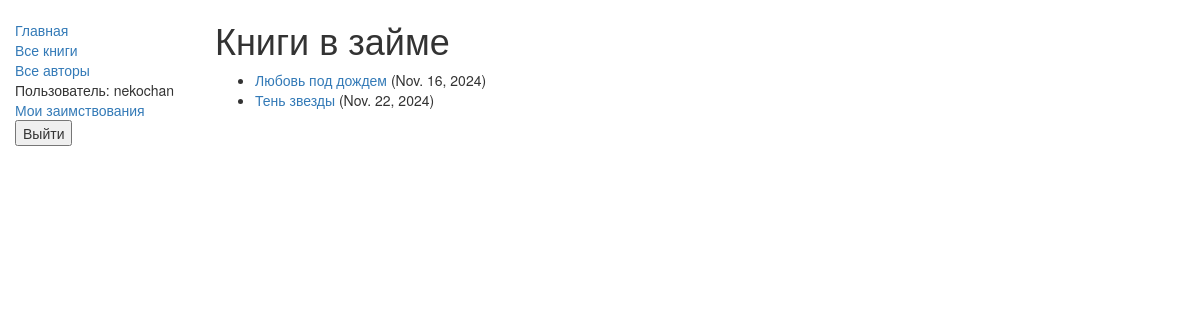
Page /catalog/mybooks/ (signed in) on the earlier database version.
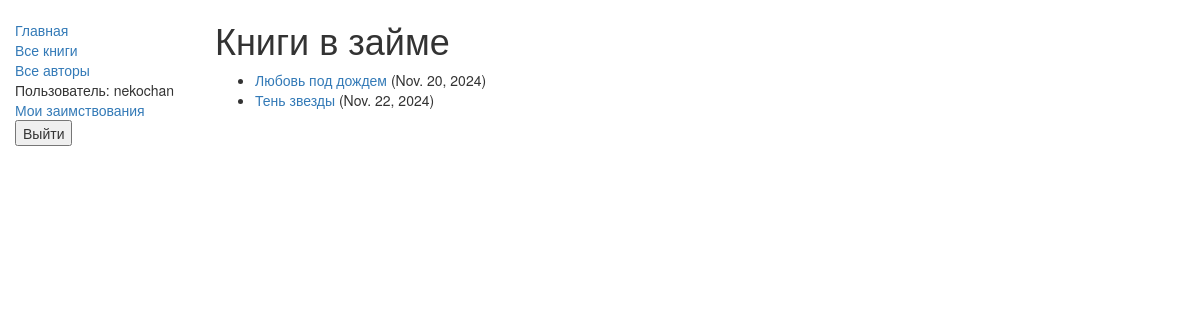
Same page on the later database version.
### catalog/models.py (models this page shows, shortened)
class BookInstance(models.Model):
    id = models.UUIDField(primary_key=True,
                          default=uuid.uuid4,
                          help_text='Unique ID for this particular book across whole library')
    book = models.ForeignKey('Book', on_delete=models.SET_NULL, null=True)
    imprint = models.CharField(max_length=200)
    due_back = models.DateField(null=True, blank=True)
    borrower = models.ForeignKey(User, on_delete=SET_NULL, null=True, blank=True)
    @property
    def is_overdue(self):
        if self.due_back and date.today() > self.due_back:
            return True
        return False
    LOAN_STATUS = (
        ('m', 'На обслуживании'),
        ('o', 'В займе'),
        ('a', 'Доступно'),
        ('r', 'Зарезервировано'),
    )
    status = models.CharField(max_length=1,
                              choices=LOAN_STATUS,
                              blank=True,
                              default='m',
                              help_text='Book availability')
    class Meta:
        ordering = ["due_back"]
        permissions = (("can_mark_returned", "Пометить книгу как возвращенную"),)

class Book(models.Model):
    title = models.CharField(max_length=200)
    author = models.ForeignKey('Author', on_delete=models.SET_NULL, null=True)
    summary = models.TextField(max_length=1000, help_text='Enter a brief description of the book')
    isbn = models.CharField('ISBN',
                            max_length=13,
                            help_text='13 Character <a href="https://www.isbn-international.org/content/what-isbn">ISBN number</a>')
    genre = models.ManyToManyField(Genre, help_text='Select a genre for this book')
    language = models.ForeignKey('Language', on_delete=models.SET_NULL, null=True)
    def display_genre(self):
        return ', '.join([ genre.name for genre in self.genre.all()[:3] ])
    display_genre.short_description = 'Genre'

### catalog/views.py (the view)
# urls.py: path('mybooks/', views.LoanedBooksByUserListView.as_view(), name='my-borrowed'),
class LoanedBooksByUserListView(LoginRequiredMixin, generic.ListView):
    model = BookInstance
    template_name = 'catalog/bookinstance_list_borrowed_user.html'
    paginate_by = 10
    def get_queryset(self):
        return BookInstance.objects.filter(borrower=self.request.user).filter(status__exact='o').order_by('due_back')

### catalog/templates/catalog/bookinstance_list_borrowed_user.html
{% extends "base_generic.html" %}
{% block content %}
    <h1>Книги в займе</h1>
    {% if bookinstance_list %}
    <ul>
        {% for bookinst in bookinstance_list %}
        <li class="{% if bookinst.is_overdue %}text-danger{% endif %}">
            <a href="{% url 'book-detail' bookinst.book.pk %}">
                {{ bookinst.book.title }}</a> ({{ bookinst.due_back }})
        </li>
        {% endfor %}
    </ul>
    {% else %}
        <p>Книг, взятых в займ, нет.</p>
    {% endif %}
{% endblock %}

Differences in the rows shown:
changed BookInstance "Любовь под дождем": due_back "Nov. 16, 2024" → "Nov. 20, 2024"
